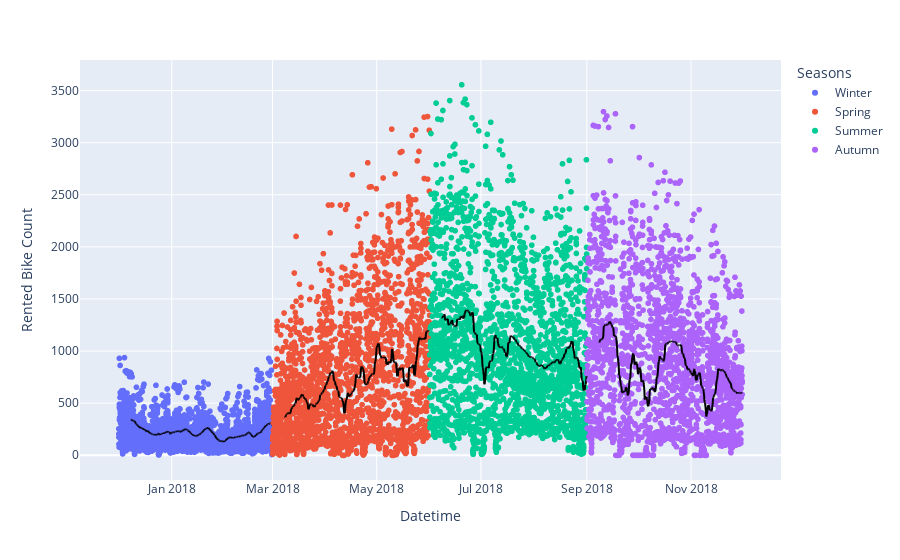

Notebook code for this chart:
### Markdown cell above
## Visualization and Analysis

### Code cell
import plotly.express as px
fig = px.scatter(df, x=df.index, y="Rented Bike Count", trendline = 'rolling', color = "Seasons", trendline_color_override="black", trendline_options = {'window':24*7}) # window = weekly rolling average
fig.show()

### Figure 1 — Plotly figure (JSON) as saved in the notebook; plotly's stock layout.template omitted (floating-point values rounded to 4 significant figures; data arrays with more than 128 entries replaced by an {"elided": "..."} marker saying what was removed)
{"data": [{"hovertemplate": "Seasons=Winter<br>Datetime=%{x}<br>Rented Bike Count=%{y}<extra></extra>", "legendgroup": "Winter", "marker": {"color": "#636efa", "symbol": "circle"}, "mode": "markers", "name": "Winter", "showlegend": true, "type": "scattergl", "x": {"elided": "2160 str values"}, "xaxis": "x", "y": {"elided": "2160 int values"}, "yaxis": "y"}, {"hovertemplate": "<b>Rolling mean trendline</b><br><br>Seasons=Winter<br>Datetime=%{x}<br>Rented Bike Count=%{y} <b>(trend)</b><extra></extra>", "legendgroup": "Winter", "line": {"color": "black"}, "marker": {"color": "#636efa", "symbol": "circle"}, "mode": "lines", "name": "Winter", "showlegend": false, "type": "scattergl", "x": {"elided": "2160 str values"}, "xaxis": "x", "y": {"elided": "2160 float values"}, "yaxis": "y"}, {"hovertemplate": "Seasons=Spring<br>Datetime=%{x}<br>Rented Bike Count=%{y}<extra></extra>", "legendgroup": "Spring", "marker": {"color": "#EF553B", "symbol": "circle"}, "mode": "markers", "name": "Spring", "showlegend": true, "type": "scattergl", "x": {"elided": "2208 str values"}, "xaxis": "x", "y": {"elided": "2208 int values"}, "yaxis": "y"}, {"hovertemplate": "<b>Rolling mean trendline</b><br><br>Seasons=Spring<br>Datetime=%{x}<br>Rented Bike Count=%{y} <b>(trend)</b><extra></extra>", "legendgroup": "Spring", "line": {"color": "black"}, "marker": {"color": "#EF553B", "symbol": "circle"}, "mode": "lines", "name": "Spring", "showlegend": false, "type": "scattergl", "x": {"elided": "2208 str values"}, "xaxis": "x", "y": {"elided": "2208 float values"}, "yaxis": "y"}, {"hovertemplate": "Seasons=Summer<br>Datetime=%{x}<br>Rented Bike Count=%{y}<extra></extra>", "legendgroup": "Summer", "marker": {"color": "#00cc96", "symbol": "circle"}, "mode": "markers", "name": "Summer", "showlegend": true, "type": "scattergl", "x": {"elided": "2208 str values"}, "xaxis": "x", "y": {"elided": "2208 int values"}, "yaxis": "y"}, {"hovertemplate": "<b>Rolling mean trendline</b><br><br>Seasons=Summer<br>Datetime=%{x}<br>Rented Bike Count=%{y} <b>(trend)</b><extra></extra>", "legendgroup": "Summer", "line": {"color": "black"}, "marker": {"color": "#00cc96", "symbol": "circle"}, "mode": "lines", "name": "Summer", "showlegend": false, "type": "scattergl", "x": {"elided": "2208 str values"}, "xaxis": "x", "y": {"elided": "2208 float values"}, "yaxis": "y"}, {"hovertemplate": "Seasons=Autumn<br>Datetime=%{x}<br>Rented Bike Count=%{y}<extra></extra>", "legendgroup": "Autumn", "marker": {"color": "#ab63fa", "symbol": "circle"}, "mode": "markers", "name": "Autumn", "showlegend": true, "type": "scattergl", "x": {"elided": "2184 str values"}, "xaxis": "x", "y": {"elided": "2184 int values"}, "yaxis": "y"}, {"hovertemplate": "<b>Rolling mean trendline</b><br><br>Seasons=Autumn<br>Datetime=%{x}<br>Rented Bike Count=%{y} <b>(trend)</b><extra></extra>", "legendgroup": "Autumn", "line": {"color": "black"}, "marker": {"color": "#ab63fa", "symbol": "circle"}, "mode": "lines", "name": "Autumn", "showlegend": false, "type": "scattergl", "x": {"elided": "2184 str values"}, "xaxis": "x", "y": {"elided": "2184 float values"}, "yaxis": "y"}], "layout": {"legend": {"title": {"text": "Seasons"}, "tracegroupgap": 0}, "margin": {"t": 60}, "xaxis": {"anchor": "y", "domain": [0, 1], "title": {"text": "Datetime"}}, "yaxis": {"anchor": "x", "domain": [0, 1], "title": {"text": "Rented Bike Count"}}}}
